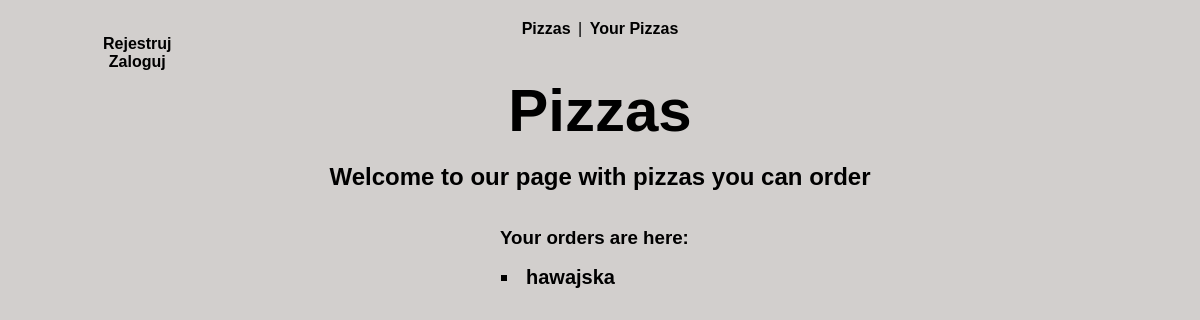
/pizzas/, run on an earlier commit of the app's database.
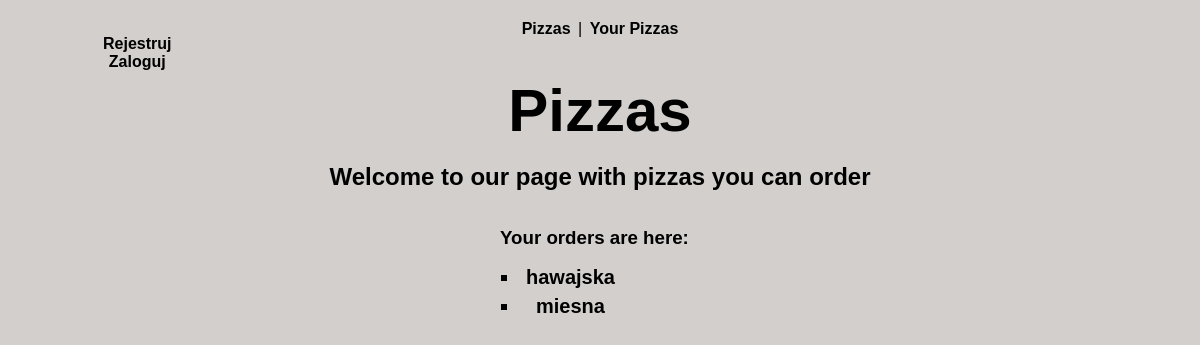
And on a later commit of the database.
### pizzas/models.py (models this page shows)
class Pizza(models.Model):
    PIZZA_CHOICES = (('hawajska', "hawajska"), ('miesna', "miesna"))
    name = models.CharField(blank=True, choices=PIZZA_CHOICES, max_length=10)
    def __str__(self):
        return self.name

### pizzas/views.py (the view)
# urls.py: path("pizzas/", views.pizzas, name="pizzas"),
def pizzas(request):
    orderedPizza = Pizza.objects.order_by('name')
    context = {"orderedPizza": orderedPizza}
    return render(request, "pizzas/pizzas.html", context)

### pizzas/templates/pizzas/pizzas.html (shortened to what this page needs)
{% extends "pizzas/base.html" %}
    {% block content %}
    <br>
    <h2>Welcome to our page with pizzas you can order</h2>
    <br><br>
    <div id="ordersList">
        <h3 id="orders">Your orders are here:</h3>
        <br><br>
        <ul>
            {% for pizza in orderedPizza %}
            <li>
                <a href="{% url 'pizzas:toppings' pizza.id %}">{{ pizza }}</a>
            </li>
            {% empty %}
            <li>Nie dodano jeszcze żadnej pizzy</li>
            {% endfor %}
        </ul>
    </div>
    {% endblock content %}

### pizzas/templates/pizzas/base.html (shortened to what this page needs)
<!DOCTYPE html>
<html>
<head>
</head>
<body>
    <p id="titlebar">
        <a href="{% url 'pizzas:index' %}">Pizzas</a> | <a href="{% url 'pizzas:pizzas' %}">Your Pizzas</a>
    </p>
    <div class="usernameDisplay">
        {% if user.is_authenticated %} Witaj, {{ user.username }}.
        <br>
        <a href="{% url 'users:logout' %}" class="logoutButton">Wyloguj</a>
        <br> {% else %}
        <a href="{% url 'users:register' %}">Rejestruj</a>
        <br>
        <a href="{% url 'users:login' %}">Zaloguj</a> {% endif %}
    </div>
    <br>
    <h1>Pizzas</h1>
    {% block content %} {% endblock content %}
</body>
</html>

### pizzas/templates/pizzas/base.html (style rules this page uses)
* { margin: 0; padding: 0; }
body { margin: 0 auto; text-align: center; color: black; background-color: #d2cfcd; font-family: Arial; }
h1 { font-size: 60px; }
a { text-decoration: none; color: black; font-family: Arial; font-weight: bold; padding: 3px; }
ul { list-style-type: square; float: left; padding-left: 40px; }
li { font-size: 20px; }
.usernameDisplay { position: absolute; left: 100px; top: 35px; }
#titlebar { margin: 20px; }
#orders { float: left; padding-left: 20px; }
#ordersList { width: 300px; position: relative; left: calc(50% - 120px); top: calc(50%); }
#ordersList li { padding: 3px; border-radius: 2px; }

What changed in the data, as far as the page shows it:
added Pizza: name "miesna"
